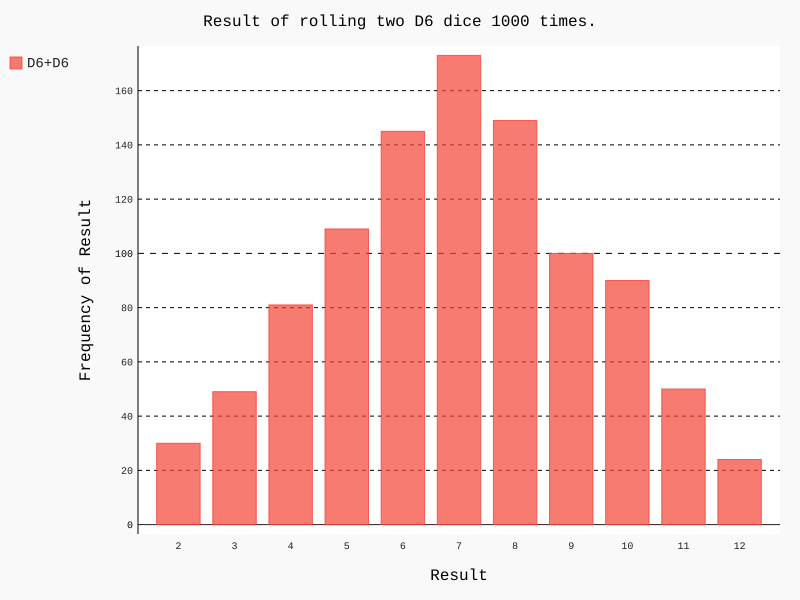

Write Python code to recreate this figure.
import imp
from unittest import result
import pygal
from die import Die

# 创建两个骰子

die_1 = Die()
die_2 = Die()

# 投掷骰子多次，并将结果存储到一个列表中
results = []
for roll_num in range(1000):
    result = die_1.roll()+die_2.roll()
    results.append(result)
    
# 分析结果
frequencies = []
max_result = die_1.num_sides + die_2.num_sides
for value in range(2,max_result+1):
    frequency = results.count(value)
    frequencies.append(frequency)
    
# 可视化结果
hist = pygal.Bar()
hist.title = 'Result of rolling two D6 dice 1000 times.'
hist.x_labels = ['2','3','4','5','6','7','8','9','10','11','12']
hist.x_title = 'Result'
hist.y_title = 'Frequency of Result'
hist.add('D6+D6',frequencies)
hist.render_to_file('dice_visual.svg')
    
